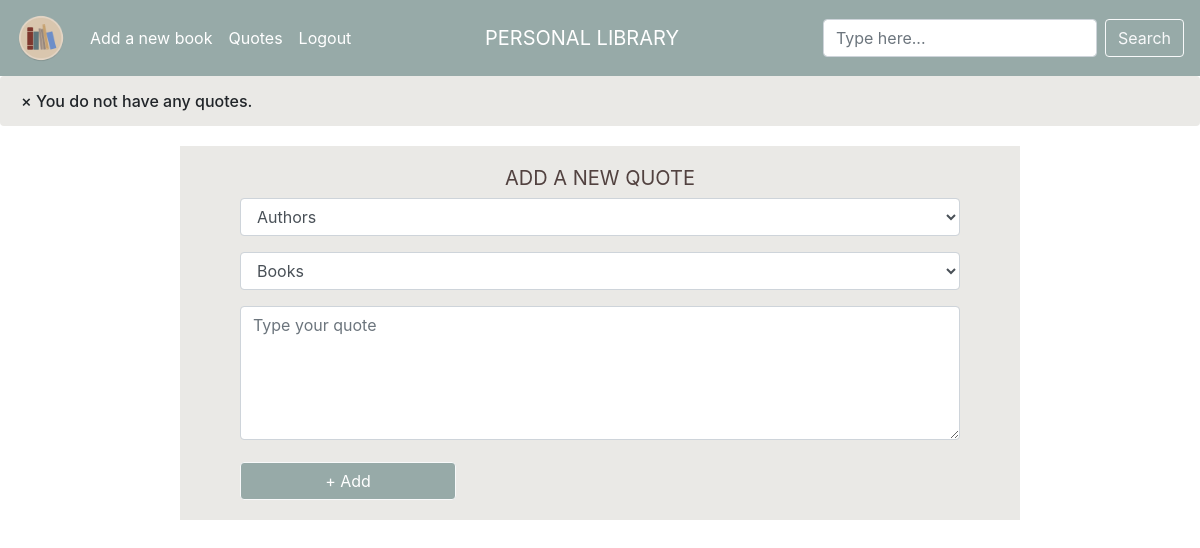
/quotes (signed in), run on an earlier commit of the app's database.
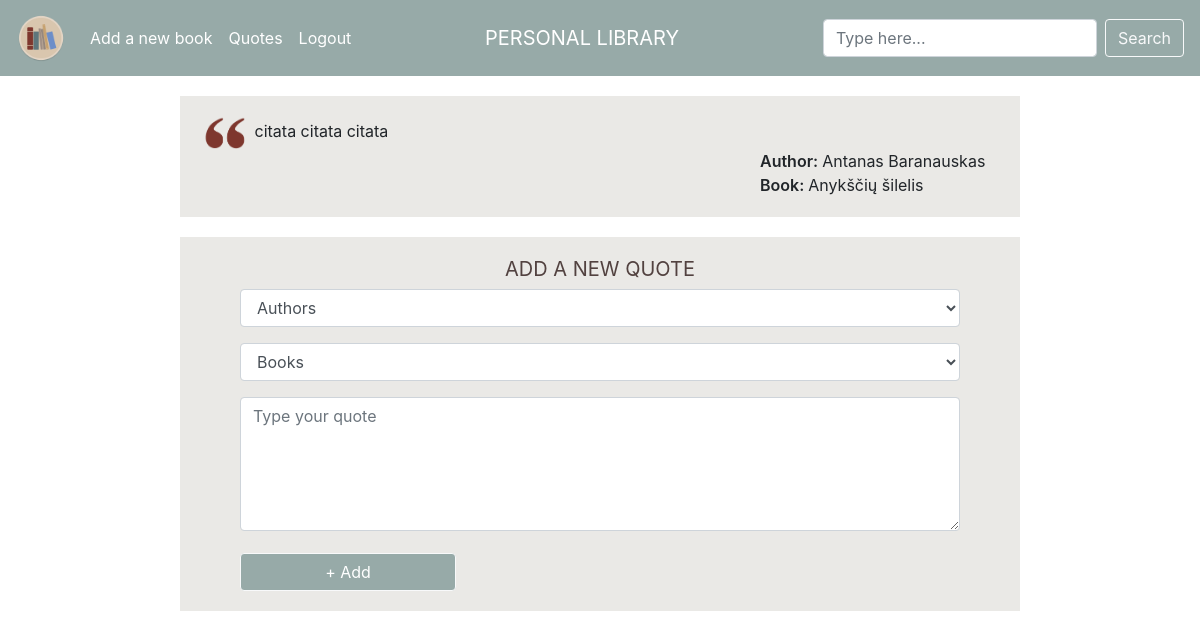
And on a later commit of the database.
### tables this page shows
CREATE TABLE 'quotes' ('user_id' integer NOT NULL, 'book_id' integer NOT NULL, 'quote_id' integer PRIMARY KEY AUTOINCREMENT NOT NULL, 'quote' text NOT NULL);

CREATE TABLE "books" (user_id INTEGER NOT NULL, title TEXT NOT NULL, author TEXT NOT NULL, pages INTEGER NOT NULL, isbn TEXT NULL, genre TEXT NULL, rating INTEGER NULL, started DATE NULL, finished DATE NULL, owner TEXT NULL, notes TEXT NULL, lent BOOLEAN NULL, book_id INTEGER PRIMARY KEY AUTOINCREMENT NOT NULL);

### application.py (the view, shortened to what this page needs)
@app.route("/quotes", methods=["GET", "POST"])
@login_required
def quotes():
    if request.method == "GET":
        quotes = db.execute("""SELECT * FROM quotes
                            JOIN books ON books.book_id = quotes.book_id
                            WHERE quotes.user_id = :user_id""",
                            user_id=session["user_id"])
        books = db.execute("SELECT * FROM books WHERE user_id = :id",
                           id=session["user_id"])
        if books == 0:
            return apology("You need to add a book first!")
        return render_template("quotes.html", quotes=quotes, books=books)

### application.py (called while the page is built)
@app.after_request
def after_request(response):
    response.headers["Cache-Control"] = "no-cache, no-store, must-revalidate"
    response.headers["Expires"] = 0
    response.headers["Pragma"] = "no-cache"
    return response

### helpers.py (called while the page is built)
def login_required(f):
    @wraps(f)
    def decorated_function(*args, **kwargs):
        if session.get("user_id") is None:
            return redirect("/login")
        return f(*args, **kwargs)
    return decorated_function

### templates/quotes.html (shortened to what this page needs)
{% extends "layout.html" %}
{% block main %}
    {% if not quotes %}
        <div class="alert" id="no_quotes">
            <span class="closebtn" onclick="this.parentElement.style.display='none';">&times;</span>
            You do not have any quotes.
        </div>
    {% else %}
        {% for quote in quotes %}
            <div class="quote_brown_bg">
            <img id="quote_sign" src="../static/quote_mark.gif" alt="quotes">
            <p class="quote_text">{{ quote.quote }}</p>
            <br>
            <span class="names">Author: </span>{{ quote.author }}</span>
            <br>
            <span class="book_title_in_quote"><span class="names">Book: </span>{{ quote.title }}</span>
            <br>
            </div>
        {% endfor %}
    {% endif %}
    <div class=" container_new_quote">
        <h2 id="add_quote">ADD A NEW QUOTE</h2>
        <form id="new_quote" action="/quotes" method="post" autocomplete="off">
            <div class="form-group" id="quote_author" >
                <select name="author" class="form-control">
                    <option disabled selected value = "invalid">Authors</option>
            </select>
            </div>
            <br>
            <div class="form-group" id="quote_title">
            <select name="book_title" class="form-control">
                <option disabled selected value = "invalid">Books</option>
            </select>
            </div>
            <br>
            <div class="form-group" id="quote_quote">
                <textarea autocomplete="off" autofocus class="form-control" name="quote" contenteditable="true" placeholder="Type your quote" cols="30" rows="5" required></textarea>
            </div>
            <br>
            <button class="btn btn-light" type="submit" id="quote_btn">+ Add</button>
        </form>
    </div>
{% endblock %}

What changed in the data, as far as the page shows it:
added quotes: quote "citata citata citata", author "Antanas Baranauskas", title "Anykščių šilelis"
Also different on the page:
text no longer shown: "× You do not have any quotes."
